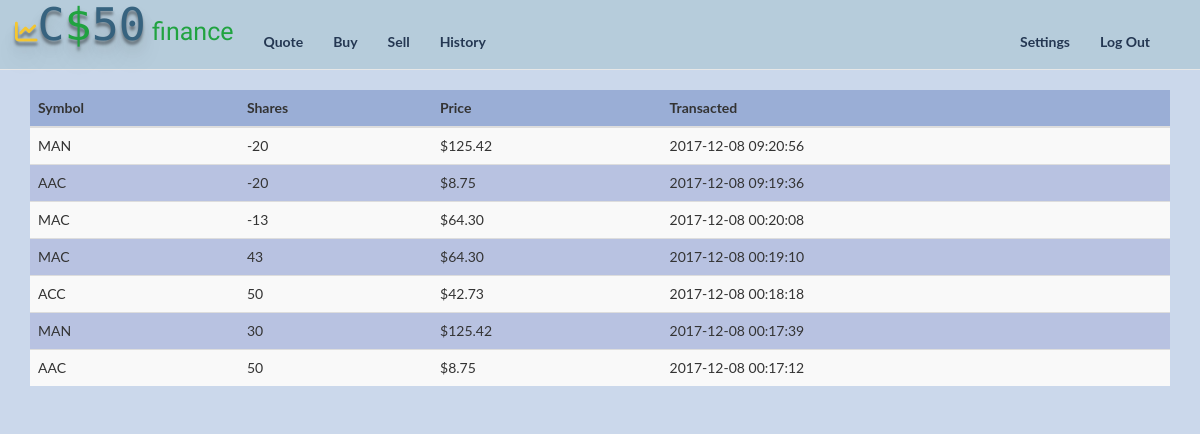
Page /history (signed in) on the committed database.
### tables this page shows
CREATE TABLE 'portfolio' ('id' INTEGER PRIMARY KEY AUTOINCREMENT NOT NULL, 'symbol' TEXT NOT NULL, 'username' TEXT NOT NULL, 'shares' INTEGER NOT NULL, 'price'  NUMERIC NOT NULL  , 'name'  TEXT NOT NULL  , 'date'  DATETIME NOT NULL DEFAULT CURRENT_TIMESTAMP  );

### application.py (the view)
@app.route("/history")
@login_required
def history():
    username=db.execute("SELECT username FROM users WHERE id=:id",
    id=session["user_id"])
    list = db.execute("SELECT shares, price, date, symbol FROM portfolio WHERE username=:username ORDER BY date DESC",
    username=username[0]["username"])
    return render_template("history.html", values=list)
    """Show history of transactions."""

### helpers.py (called while the page is built)
def login_required(f):
    @wraps(f)
    def decorated_function(*args, **kwargs):
        if session.get("user_id") is None:
            return redirect("/login")
        return f(*args, **kwargs)
    return decorated_function

### templates/history.html (shortened to what this page needs)
{% extends "layout.html" %}
{% block main %}
    <main>
        <div class="container">
            <table class="table table-striped">
                <thead>
                    <tr>
                        <th>Symbol</th>
                        <th>Shares</th>
                        <th>Price</th>
                        <th>Transacted</th>
                    </tr>
                </thead>
                <tbody>
                    {% for value in values %}
                    <tr>
                        <td>{{ value.symbol }}</td>
                        <td>{{ value.shares }}</td>
                        <td>${{'%0.2f' % value.price }} </td>
                        <td>{{ value.date }}</td>
                    </tr>
                    {% endfor %}
                </tbody>
            </table>
        </div>
    </main>
{% endblock %}

### templates/layout.html (shortened to what this page needs)
<!DOCTYPE html>
<html lang="en">
    <head>
        <link href="https://maxcdn.bootstrapcdn.com/bootstrap/3.3.7/css/bootstrap.min.css" rel="stylesheet"/>
        <link href="{{ url_for('static', filename='styles.css') }}" rel="stylesheet"/>
    </head>
    <body>
            <nav class="navbar navbar-default navbar-fixed-top">
                    <div class="container-fluid">
                        <div class="navbar-header">
                            <a class="navbar-brand" href="{{ url_for('index') }}"><span class="blue logo"><i class="fa fa-line-chart" aria-hidden="true"></i>C</span><span class="red logo">$</span><span class ="yellow logo">5</span><span class ="green logo">0</span><span class="red finance"> finance</span></a>
                        </div>
                        <div class="collapse navbar-collapse" id="navbar">
                            {% if session.user_id %}
                                <ul class="nav navbar-nav">
                                    <li><a href="{{ url_for('quote') }}">Quote</a></li>
                                    <li><a href="{{ url_for('buy') }}">Buy</a></li>
                                    <li><a href="{{ url_for('sell') }}">Sell</a></li>
                                    <li><a href="{{ url_for('history') }}">History</a></li>
                                </ul>
                                <ul class="nav navbar-nav navbar-right">
                                    <li><a href="{{ url_for('settings') }}">Settings</a></li>
                                    <li><a href="{{ url_for('logout') }}">Log Out</a></li>
                                </ul>
                            {% else %}
                                <ul class="nav navbar-nav navbar-right">
                                    <li><a href="{{ url_for('register') }}">Register</a></li>
                                    <li><a href="{{ url_for('login') }}">Log In</a></li>
                                </ul>
                            {% endif %}
                        </div>
                    </div>
            </nav>
            <main>
                {% block main %}{% endblock %}
            </main>
    </body>
</html>

### static/styles.css (style rules this page uses)
.container { margin-left: auto; margin-right: auto; text-align: center; }
.navbar-default .navbar-brand .blue { color: #37637F; }
.navbar-default .navbar-brand .red { color: #20A340; }
.navbar-default .navbar-brand .yellow { color: #37637F; }
.navbar-default .navbar-brand .green { color: #37637F; }
main td { text-align: left; }
th { background-color: #ffffff }
.logo { font-size:45px; font-family: 'Monoton', cursive; text-shadow: 0px 4px 3px rgba(0,0,0,0.4), 0px 8px 13px rgba(0,0,0,0.1), 0px 18px 23px rgba(0,0,0,0.1); }
.finance { font-size:25px; font-family:'Fjalla One'; }
body { font-family:"Lato"; }
.navbar-default { background-color:#B6CCDB; }
.table { background-color:rgba(19,9,133,0.1); }
.navbar-default .navbar-nav > li > a { color:#243752; font-weight: 700; }
.fa { font-size:50%; color:#F5C731; }
.navbar { min-height:70px; }
.navbar-nav { padding-top:17px; }
body { padding-top:90px; background-color: RGBA(83,127,190,0.3); }
.table > thead > tr > th { background-color:RGBA(83,127,190,0.3); }
.navbar-right { margin-right:20px; }

### rows in the picture
portfolio: symbol "MAN", shares "-20", price "125.42", date "2017-12-08 09:20:56"
portfolio: symbol "AAC", shares "-20", price "8.75", date "2017-12-08 09:19:36"
portfolio: symbol "MAC", shares "-13", price "64.30", date "2017-12-08 00:20:08"
portfolio: symbol "MAC", shares "43", price "64.30", date "2017-12-08 00:19:10"
portfolio: symbol "ACC", shares "50", price "42.73", date "2017-12-08 00:18:18"
portfolio: symbol "MAN", shares "30", price "125.42", date "2017-12-08 00:17:39"
portfolio: symbol "AAC", shares "50", price "8.75", date "2017-12-08 00:17:12"
